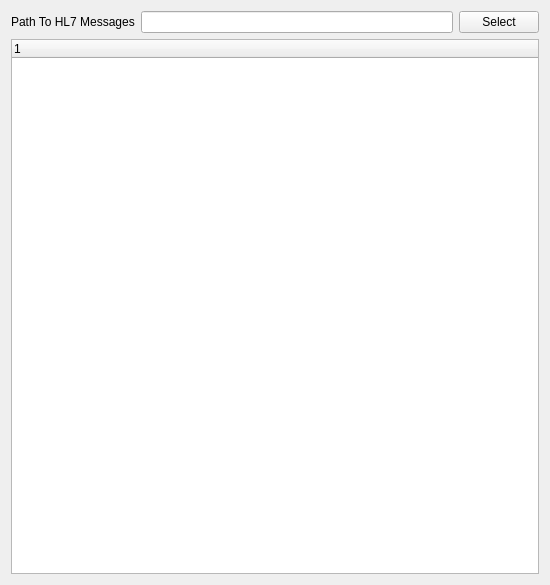
<?xml version="1.0" encoding="UTF-8"?>
<ui version="4.0">
 <class>MainWindow</class>
 <widget class="QMainWindow" name="MainWindow">
  <property name="geometry">
   <rect>
    <x>0</x>
    <y>0</y>
    <width>550</width>
    <height>585</height>
   </rect>
  </property>
  <property name="windowTitle">
   <string>MainWindow</string>
  </property>
  <widget class="QWidget" name="centralWidget">
   <layout class="QVBoxLayout" name="verticalLayout">
    <item>
     <layout class="QHBoxLayout" name="horizontalLayout_2">
      <item>
       <widget class="QLabel" name="label">
        <property name="text">
         <string>Path To HL7 Messages</string>
        </property>
       </widget>
      </item>
      <item>
       <widget class="QLineEdit" name="pathText"/>
      </item>
      <item>
       <widget class="QPushButton" name="selectButton">
        <property name="text">
         <string>Select</string>
        </property>
       </widget>
      </item>
     </layout>
    </item>
    <item>
     <widget class="QTreeWidget" name="messageTree">
      <column>
       <property name="text">
        <string notr="true">1</string>
       </property>
      </column>
     </widget>
    </item>
   </layout>
  </widget>
 </widget>
 <layoutdefault spacing="6" margin="11"/>
 <resources/>
 <connections/>
</ui>
